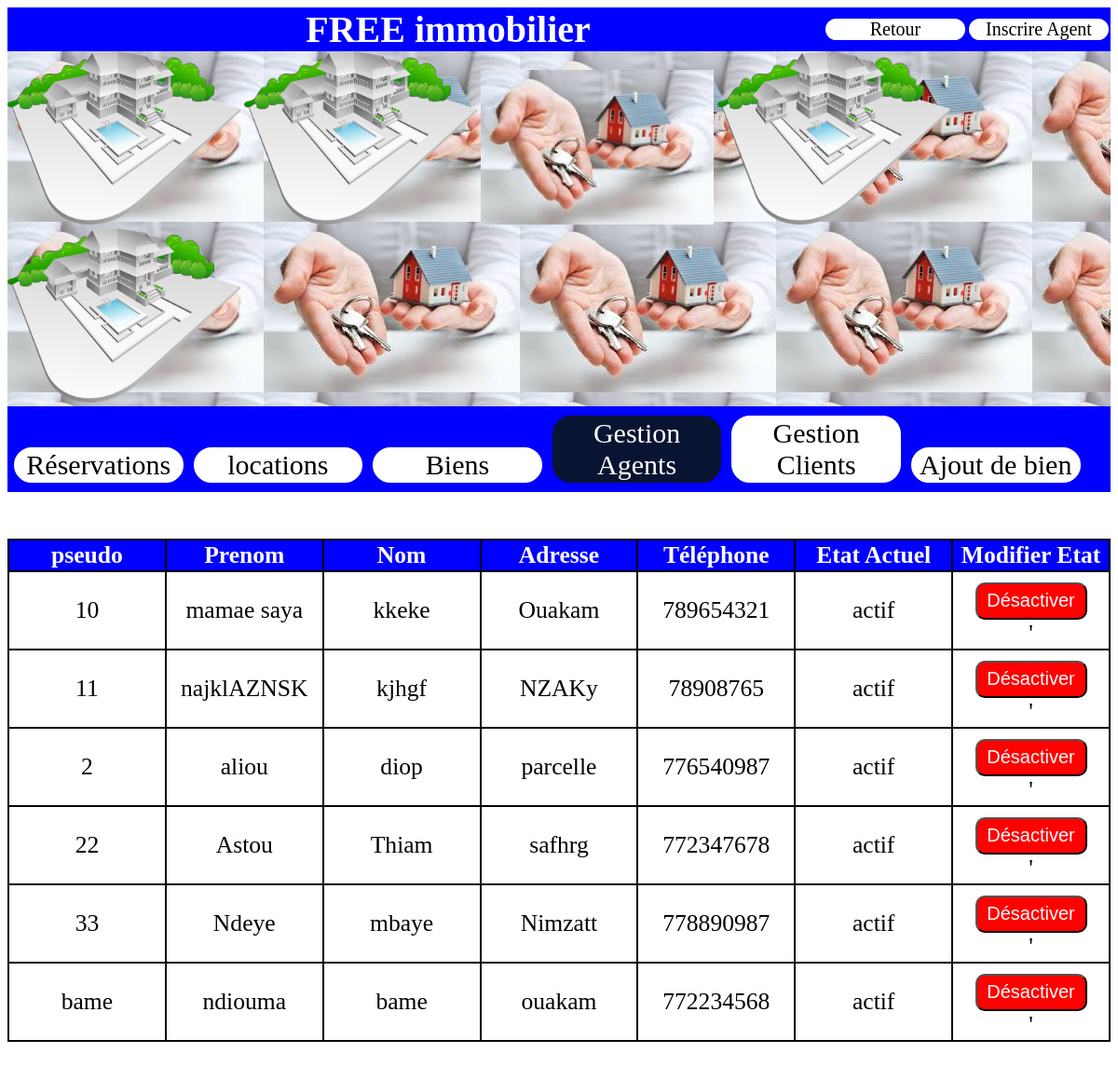
The page /agent.php (signed in) on the database its author committed.
### tables this page shows
CREATE TABLE `compte` (
  `login` varchar(50) NOT NULL,
  `mdp` varchar(50) NOT NULL,
  `etat` varchar(50) NOT NULL
);

CREATE TABLE `agent` (
  `idAgent` varchar(50) NOT NULL,
  `prenom` varchar(50) NOT NULL,
  `nom` varchar(50) NOT NULL,
  `adresse` varchar(50) NOT NULL,
  `telephone` int(50) NOT NULL
);

### agent.php (the view, shortened to what this page needs)
<!doctype html>
<html>
<head>
 <link rel="stylesheet" href="admine.css" />
 <link rel="stylesheet" href="styl.css" />
</head>
<body  >
<section id='span'>
<a class="app"  href="inscript2.php"> Inscrire Agent</a>
<a class="app"  href="admin.php"> Retour</a>
		<h1 id='h11'> FREE immobilier</h1>
</section>
<header>
<img id ='b' src  ="icon4.png"/>
<img id ='b' src  ="icon4.png"/>
<img id ='b' src  ="index.4jpg.jpg"/>
<img id ='b' src  ="icon4.png"/>
<img id ='b' src  ="icon4.png"/>
	</header>
		<section id='span'>
        <a  class="gf" href="reservation.php" >Réservations </a>
		<a class="gf" href="location.php" >locations </a>
		<a  class="gf" href="bien.php" > Biens</a>
		<a id="kal" class="gf" href="agent.php" > Gestion Agents</a>
		<a class="gf" href="client.php" > Gestion Clients</a>
		<a class="gf" href="ajouter.php">Ajout de bien </a>
		</section>
	<?php
		$con=new PDO("mysql:host=127.0.0.1;dbname=immo","root","");
		$a='SELECT * FROM compte c join agent a where a.idAgent=c.login';
	    $re=$con->query($a);
		echo"<table><thead> <th>pseudo</th> <th>Prenom</th> <th>Nom</th> <th>Adresse</th> <th>Téléphone</th> <th>Etat Actuel</th> <th>Modifier Etat</th> </thead>";
		while($res=$re->fetch())
		{
			echo"<tr>";
			echo'<td>'.$res["idAgent"].' </td>';
			echo'<td>'.$res["prenom"].' </td>';
			echo'<td>'.$res["nom"].' </td>';
			echo'<td>'.$res["adresse"].' </td>';
			echo'<td> '.$res["telephone"].'</td>';
			echo'<td> '.$res["etat"].'</td>';
			echo'<td>';
			if($res["etat"]=="actif")
		{
			echo"	<form  method='post' action='activer.php' >";
		echo "<span><input type='submit'  value='Désactiver' style='background:red;color:white;width:120px;height:40px;border-radius:10px;font-size:20px; ' />	</span>
		</form>";
		 }
			echo"'</td></tr>";
		}
		echo"</table>";
	?>
</body>
</html>

### admine.css (style rules this page uses)
h1 { text-align:center; color:white; margin-top:10px; }
img { width:250px; height:20px; }
#span { background-color:lime; }
#h11 { margin:auto;font-size:250%;font-style:italien; font-family:algerian; margin-left:70px;color:black;text-align:center; }
#b { height:78%; }
header img { display:inline; }
header { background-image:url("index.4jpg.jpg") ;height:20%; }
.app { border:2px solid blue; display:block; width:150px; float:right; border-radius:20px; font-size:20px; background:white; margin-top:10px; text-decoration:none; text-align:center; color:black; margin-bottom:10px; }
a { background-color:silver;display:inline-block; border:2px solid white; width:30%; border-radius:20px; font-size:30px; background:silver; margin-top:10px; text-decoration:none; text-align:center; color:black; margin-bottom:10px; }
.gf { width:15%;display:inline-block; margin-left:7px }
#h11 { color:white; }
#span { background-color:blue; }
a { background-color:white; }
#kal { background-color:rgb(9,20,50); color:white;border:2px solid rgb(9,20,50) }

### styl.css (style rules this page uses)
h1 { text-align:center; color:white; margin-top:10px; }
th { color:white; }
td,th { border:2px solid black; text-align:center;font-size:160%; height:30px; width:150px; }
th { background:blue; }
table { border-collapse:collapse;border:2px solid black; margin-left:50px;margin-right:50px; margin-top:20px;width:100%;margin:auto; margin-top:50px;;margin-bottom:50px; }
input { margin-top:10px; margin-bottom:0px; }

### rows shown on the page
compte: agent.idAgent "10", agent.prenom "mamae saya", agent.nom "kkeke", agent.adresse "Ouakam", agent.telephone "789654321", etat "actif"
compte: agent.idAgent "11", agent.prenom "najklAZNSK", agent.nom "kjhgf", agent.adresse "NZAKy", agent.telephone "78908765", etat "actif"
compte: agent.idAgent "2", agent.prenom "aliou", agent.nom "diop", agent.adresse "parcelle", agent.telephone "776540987", etat "actif"
compte: agent.idAgent "22", agent.prenom "Astou", agent.nom "Thiam", agent.adresse "safhrg", agent.telephone "772347678", etat "actif"
compte: agent.idAgent "33", agent.prenom "Ndeye", agent.nom "mbaye", agent.adresse "Nimzatt", agent.telephone "778890987", etat "actif"
compte: agent.idAgent "bame", agent.prenom "ndiouma", agent.nom "bame", agent.adresse "ouakam", agent.telephone "772234568", etat "actif"
